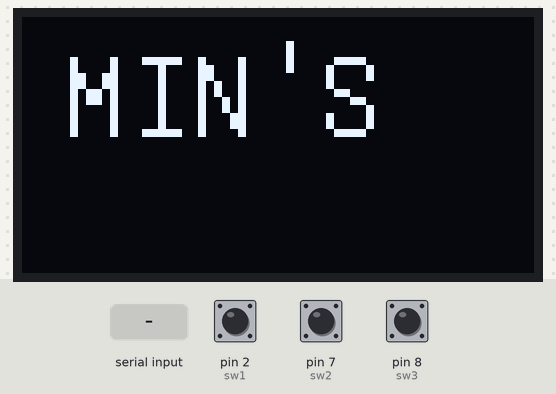
This sketch was run on a simulated Arduino Uno, built with avr-gcc and run on an emulated ATmega328P. Parts: 128×64 one-colour display. Wiring (inferred from the names in the program): DS3231 clock at I2C address 0x68. The inputs (shaded band) are chosen by the test bench; at power-on: pin 2 (sw1) LOW, pin 7 (sw2) LOW, pin 8 (sw3) LOW. The local clock reads 2024-03-15 10:24:30 at power-on unless the sketch sets it; the audio player accepts every command and is not drawn; what the sketch prints to the serial monitor is not drawn.

Above: at 1.2 s.
1.3 s: pin 2 (sw1) pulled HIGH for 1 s
At 3.0 s:
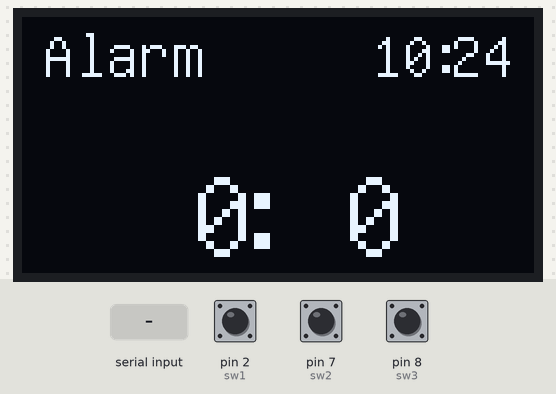
4.1 s: byte 84 (84) received over Serial
At 5.0 s:
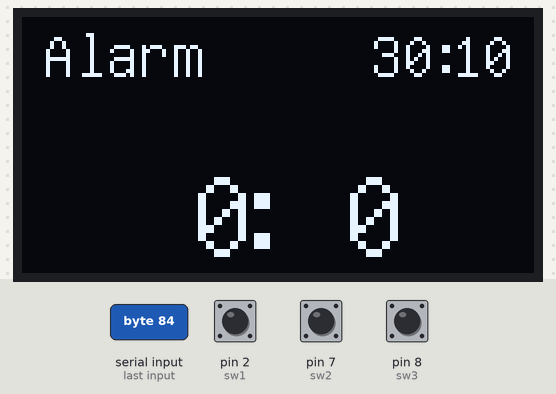
5.8 s: pin 2 (sw1) pulled HIGH for 1 s
At 7.4 s:
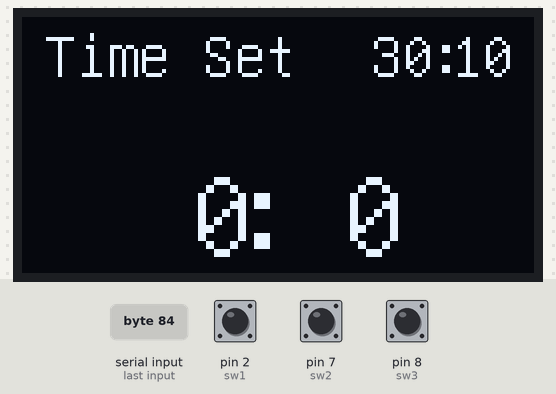
8.3 s: pin 7 (sw2) pulled HIGH for 1 s
At 10.5 s:
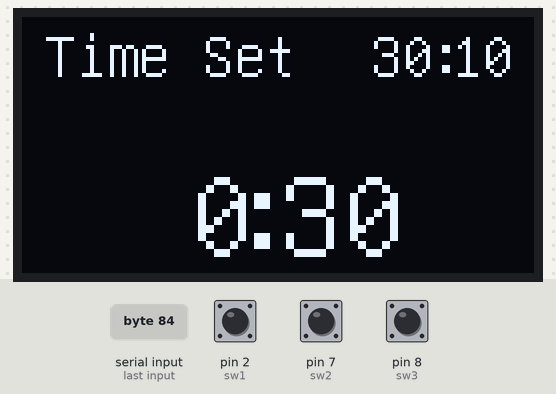
10.8 s: pin 8 (sw3) pulled HIGH for 3.2 s
At 15.0 s:
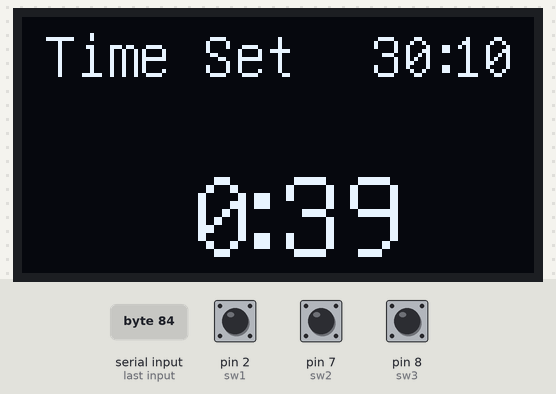
15.5 s: pin 7 (sw2) pulled HIGH for 0.15 s
At 16.8 s:
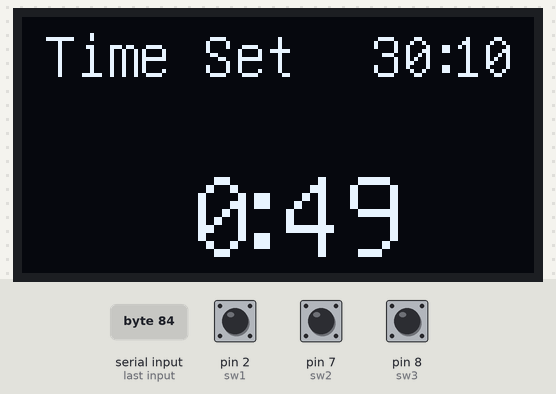
Timing chart, 0 to 18.5 s (numbered marks = the images above; inputs shaded):
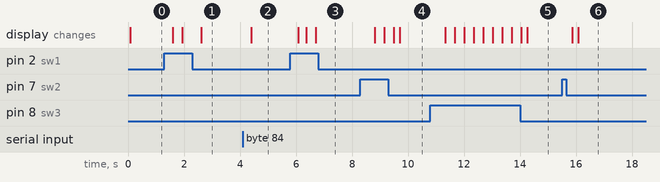

Measured:
- after the input at 1.3 s, the display: first changes after 0.29 s (image 1 shows a later state)
- after the input at 4.1 s, the display: changes after 0.29 s (image 2)
- after the input at 5.8 s, the display: first changes after 0.27 s (image 3 shows a later state)
- after the input at 8.3 s, the display: first changes after 0.51 s (image 4 shows a later state)
- after the input at 10.8 s, the display: first changes after 0.53 s (image 5 shows a later state)
- after the input at 15.5 s, the display: first changes after 0.37 s (image 6 shows a later state)

The sketch:

alarm.ino
```cpp
#include "U8glib.h"
#include <Wire.h>
#include <SoftwareSerial.h>
#include <DFPlayer_Mini_Mp3.h>
#include <DFRobotDFPlayerMini.h>
#include "Arduino.h"

#define DS3231_I2C_ADDRESS 104 //RTC 모듈
U8GLIB_SSD1306_128X64 u8g(U8G_I2C_OPT_NONE); //u8g 생성자 (디스플레이)

byte seconds, minutes, hours, day, date, month, year; //현재 시간
int alhour10=0; //10의 자리
int alhour1=0; // 1의 자리
int almin10=0;
int almin1=0;
int alhour=0;
int almin=0;

char weekDay[4];
int sw1=2; //모드 이동 스위치
int sw2=7; //
int sw3=8; //
int COUNTPIN=3;

int mode=0;


void setup()
{
  pinMode(sw1,INPUT);
  pinMode(sw2,INPUT);
  pinMode(COUNTPIN,INPUT);

  Wire.begin();
  Serial.begin(9600);

   mp3_set_serial (Serial);      // DFPlayer-mini mp3 module 시리얼 세팅
   delay(1);
   mp3_set_volume (15);          // 볼륨조절 값 0~30
}

void loop()
{
  if(digitalRead(sw1)==HIGH)
  {
    delay(150);
    mode++;
    if(mode==5)
    {
      mode=0;
    }
  }
  delay(1);


  watchConsole();
  get3231Date();


 /*
  Serial.print(weekDay);
  Serial.print(", 20");
  Serial.print(year, DEC);
  Serial.print("/");
  Serial.print(month, DEC);
  Serial.print("/");
  Serial.print(date, DEC);
  Serial.print(" - ");
  Serial.print(hours, DEC);
  Serial.print(":");
  Serial.print(minutes, DEC);
  Serial.print(":");
  Serial.println(seconds, DEC);*/


  switch(mode){
    case 0:
      mp3_stop();
      u8g.firstPage();
      do {
        mode0draw();
      } while( u8g.nextPage() );
      break;

    case 1:

      u8g.firstPage();
      do {
        countdraw();
      } while( u8g.nextPage() );
      break;

    case 2:
      if(digitalRead(sw2)==HIGH)
     {
        delay(150);
        alhour10++;

      if(alhour10==3)
      {
         alhour10=0;
      }
      alhour=10*alhour10 + alhour1;
     }
     else if(digitalRead(sw3)==HIGH)
     {
      delay(150);
        alhour1++;
      if(alhour1==10)
      {
         alhour1=0;
      }alhour=10*alhour10 + alhour1;
     }

     else{
      delay(1);


      u8g.firstPage();
      do {
        setdraw();
      } while( u8g.nextPage() );

      break;
      }
    case 3:
      mp3_stop();
      if(digitalRead(sw2)==HIGH)
     {
        delay(150);
        almin10++;
      if(almin10==7)
      {
         almin10=0;
      }
      almin=10*almin10+almin1;
     } else if(digitalRead(sw3)==HIGH)
     {
      delay(150);
        almin1++;

      if(almin1==10)
      {
         almin1=0;
      }almin=10*almin10+almin1;
     }

     else{
      delay(1);


      u8g.firstPage();
      do {
        setdraw();
      } while( u8g.nextPage() );
      delay(1);

      break;
      }


    case 4:
      u8g.firstPage();
      do {
        alarmdraw();
      } while( u8g.nextPage() );
      if(alhour==int(hours) && almin==int(minutes))
      {
      mp3_play();
      }
      delay(1);
      break;
  }

  delay(1);

}

// 10진수를 2진화 10진수인 BCD 로 변환 (Binary Coded Decimal)
byte decToBcd(byte val)
{
  return ( (val/10*16) + (val%10) );
}

void watchConsole()
{
  if (Serial.available()) {      // Look for char in serial queue and process if found
    if (Serial.read() == 84) {   //If command = "T" Set Date
      set3231Date();
      get3231Date();
      Serial.println(" ");
    }
  }
}

//시간설정
// T(설정명령) + 년(00~99) + 월(01~12) + 일(01~31) + 시(00~23) + 분(00~59) + 초(00~59) + 요일(1~7, 일1 월2 화3 수4 목5 금6 토7)
// 예: T1605091300002 (2016년 5월 9일 13시 00분 00초 월요일)
void set3231Date()
{
  year    = (byte) ((Serial.read() - 48) *10 +  (Serial.read() - 48));
  month   = (byte) ((Serial.read() - 48) *10 +  (Serial.read() - 48));
  date    = (byte) ((Serial.read() - 48) *10 +  (Serial.read() - 48));
  hours   = (byte) ((Serial.read() - 48) *10 +  (Serial.read() - 48));
  minutes = (byte) ((Serial.read() - 48) *10 +  (Serial.read() - 48));
  seconds = (byte) ((Serial.read() - 48) * 10 + (Serial.read() - 48));
  day     = (byte) (Serial.read() - 48);

  Wire.beginTransmission(DS3231_I2C_ADDRESS);
  Wire.write(0x00);
  Wire.write(decToBcd(seconds));
  Wire.write(decToBcd(minutes));
  Wire.write(decToBcd(hours));
  Wire.write(decToBcd(day));
  Wire.write(decToBcd(date));
  Wire.write(decToBcd(month));
  Wire.write(decToBcd(year));
  Wire.endTransmission();
}


void get3231Date()
{
  // send request to receive data starting at register 0
  Wire.beginTransmission(DS3231_I2C_ADDRESS); // 104 is DS3231 device address
  Wire.write(0x00); // start at register 0
  Wire.endTransmission();
  Wire.requestFrom(DS3231_I2C_ADDRESS, 7); // request seven bytes

  if(Wire.available()) {
    seconds = Wire.read(); // get seconds
    minutes = Wire.read(); // get minutes
    hours   = Wire.read();   // get hours
    day     = Wire.read();
    date    = Wire.read();
    month   = Wire.read(); //temp month
    year    = Wire.read();

    seconds = (((seconds & B11110000)>>4)*10 + (seconds & B00001111)); // convert BCD to decimal
    minutes = (((minutes & B11110000)>>4)*10 + (minutes & B00001111)); // convert BCD to decimal
    hours   = (((hours & B00110000)>>4)*10 + (hours & B00001111)); // convert BCD to decimal (assume 24 hour mode)
    day     = (day & B00000111); // 1-7
    date    = (((date & B00110000)>>4)*10 + (date & B00001111)); // 1-31
    month   = (((month & B00010000)>>4)*10 + (month & B00001111)); //msb7 is century overflow
    year    = (((year & B11110000)>>4)*10 + (year & B00001111));
  }
  else {
    //oh noes, no data!
  }

  switch (day) {
    case 1:
      strcpy(weekDay, "Sun");
      break;
    case 2:
      strcpy(weekDay, "Mon");
      break;
    case 3:
      strcpy(weekDay, "Tue");
      break;
    case 4:
      strcpy(weekDay, "Wed");
      break;
    case 5:
      strcpy(weekDay, "Thu");
      break;
    case 6:
      strcpy(weekDay, "Fri");
      break;
    case 7:
      strcpy(weekDay, "Sat");
      break;
  }
}

void mode0draw(void) {

  u8g.setFont(u8g_font_unifont);
  u8g.setScale2x2();
  u8g.drawStr( 5, 15, "MIN'S"); // x축 좌표, y축 좌표
  u8g.undoScale();
}

void countdraw(void) {
  // mode1
  u8g.setFont(u8g_font_unifont);
  u8g.drawStr( 5, 15, "Counting"); // x축 좌표, y축 좌표

  u8g.setScale2x2();
  u8g.drawStr( 26, 30, "00");
  u8g.undoScale();
}

void setdraw(void) {
  u8g.setFont(u8g_font_unifont);
  //u8g.setFont(u8g_font_osb21);

  u8g.drawStr( 5, 15, "Time Set"); // x축 좌표, y축 좌표

 if(int(hours)>=10){
  u8g.setPrintPos(87,15);
  u8g.print(hours);
  }
  else{
  u8g.setPrintPos(97,15);
  u8g.print(hours);
  }
  u8g.drawStr( 102, 15, ":");
  if(int(minutes)>=10){
  u8g.setPrintPos(107,15);
  u8g.print(minutes);
  }
  else{
  u8g.setPrintPos(117,15);
  u8g.print(minutes);
  }

  u8g.setScale2x2();
  if(alhour >=10){
  u8g.setPrintPos(13,30);
  u8g.print(alhour);
  }
  else{
  u8g.setPrintPos(21,30);
  u8g.print(alhour);
  }
  u8g.drawStr( 26, 30, ":");
  if(almin >=10)
  {
  u8g.setPrintPos(32,30);
  u8g.print(almin);
  }
  else
  {
  u8g.setPrintPos(40,30);
  u8g.print(almin);
  }
  u8g.undoScale();
  delay(1);
}

void alarmdraw(void) {
  u8g.setFont(u8g_font_unifont);
  //u8g.setFont(u8g_font_osb21);

  u8g.drawStr( 5, 15, "Alarm"); // x축 좌표, y축 좌표
  if(int(hours)>=10){
  u8g.setPrintPos(87,15);
  u8g.print(hours);
  }
  else{
  u8g.setPrintPos(97,15);
  u8g.print(hours);
  }
  u8g.drawStr( 102, 15, ":");
  if(int(minutes)>=10){
  u8g.setPrintPos(107,15);
  u8g.print(minutes);
  }
  else{
  u8g.setPrintPos(117,15);
  u8g.print(minutes);
  }

  u8g.setScale2x2();
  if(alhour >=10){
  u8g.setPrintPos(13,30);
  u8g.print(alhour);
  }
  else{
  u8g.setPrintPos(21,30);
  u8g.print(alhour);
  }
  u8g.drawStr( 26, 30, ":");
  if(almin >=10)
  {
  u8g.setPrintPos(32,30);
  u8g.print(almin);
  }
  else
  {
  u8g.setPrintPos(40,30);
  u8g.print(almin);
  }
  u8g.undoScale();
  delay(1);
}
```
